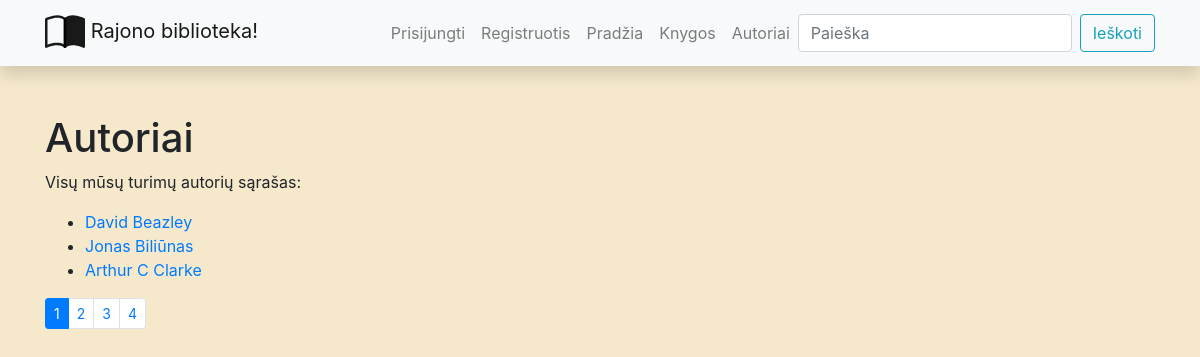
The app's page /library/authors/, older data.
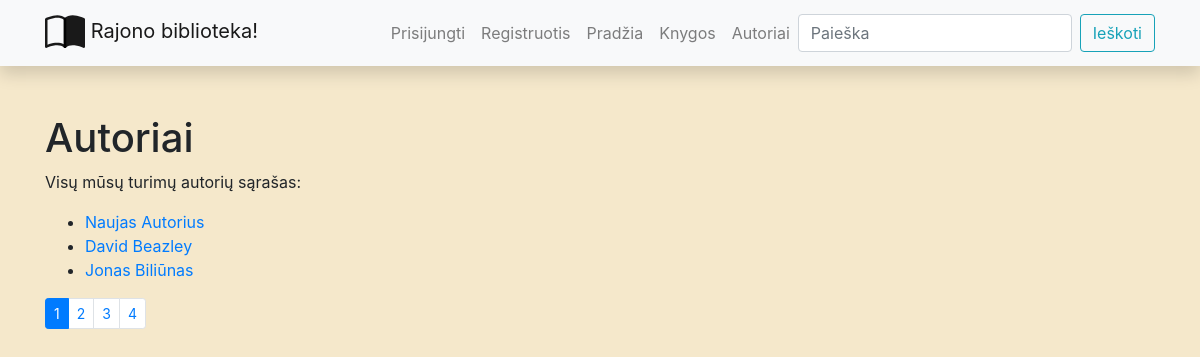
The same page, newer data.
### library/models.py (models this page shows, shortened)
class Author(models.Model):
    first_name = models.CharField('Vardas', max_length=50)
    last_name = models.CharField('Pavardė', max_length=50)
    description = HTMLField()
    class Meta:
        ordering = ('last_name', 'first_name')

### library/views.py (the view)
# urls.py: path('authors/', views.get_authors, name='authors-all'),
def get_authors(request):
    authors = Author.objects.all()
    paginator = Paginator(authors, 3)
    page_number = request.GET.get('page')
    paged_authors = paginator.get_page(page_number)
    context = {'authors': paged_authors}
    return render(request, 'authors.html', context=context)

### library/templates/authors.html
{% extends 'base.html' %}
{% block content %}
<h1>Autoriai</h1>
<p>Visų mūsų turimų autorių sąrašas:</p>
<ul>
    {% for author_obj in authors %}
        <li>
            <a href="{% url 'author-one' author_obj.id %}">
            {{ author_obj.first_name }} {{ author_obj.last_name }}</a>
        </li>
    {% endfor %}
</ul>
{% if authors.has_other_pages %}
    <ul class="pagination pagination-sm">
        {% for nr in authors.paginator.page_range %}
            {% if authors.number == nr %}
                <li class="page-item active">
                    <a class="page-link">{{ nr }}</a>
                </li>
            {% else %}
            <li class="page-item">
                <a class="page-link" href="?page={{ nr }}">{{ nr }}</a>
            </li>
            {% endif %}
        {% endfor %}
    </ul>
{% endif %}
{% endblock %}

### library/templates/base.html (shortened to what this page needs)
<!DOCTYPE html>
<html lang="en">
  <head>
    <link
      rel="stylesheet"
      href="https://stackpath.bootstrapcdn.com/bootstrap/4.1.3/css/bootstrap.min.css"
    />
    <link
      rel="stylesheet"
      href="https://cdnjs.cloudflare.com/ajax/libs/font-awesome/4.7.0/css/font-awesome.min.css"
    />
    {% load static %}
    <link rel="stylesheet" href="{% static 'css/styles.css' %}" />
  </head>
  <body>
    <nav
      class="navbar navbar-expand-lg navbar-light bg-light static-top mb-5 shadow"
    >
      <div class="container">
        <a class="navbar-brand" href="{% url 'index_nm' %}">
          Rajono biblioteka!</a
        >
        <div class="collapse navbar-collapse" id="navbarResponsive">
          <ul class="navbar-nav ml-auto">
          {% if user.is_authenticated %}
            <li class="nav-item">
              <a class="nav-link" href="{% url 'user-profile' %}">
                 <svg class="bi bi-person"
                         width="1.5em"
                         height="1.5em"
                         viewBox="0 0 16 16"
                         fill="currentColor"
                         xmlns="http://www.w3.org/2000/svg">
                        <path fill-rule="evenodd" d="M13 14s1 0 1-1-1-4-6-4-6 3-6 4 1 1 1
                            1h10zm-9.995-.944v-.002.002zM3.022 13h9.956a.274.274 0 00.014-.002l.008-.002c-.001-.246-.154-.986-.832-1.664C11.516 10.68 10.289 10 8 10c-2.29 0-3.516.68-4.168
                            1.332-.678.678-.83 1.418-.832 1.664a1.05 1.05 0 00.022.004zm9.974.056v-.002.002zM8
                            7a2 2 0 100-4 2 2 0 000 4zm3-2a3 3 0 11-6 0 3 3 0 016 0z" clip-rule="evenodd"/>
                 </svg>
                 {{ user.username }}</a>
            </li>
            <li class="nav-item">
              <a class="nav-link" href="{% url 'my-books' %}">Mano knygos</a>
            </li>
            <li class="nav-item">
              <a class="nav-link" href="{% url 'my-borrowed-new' %}">Naujas egz</a>
            </li>
            <li class="nav-item">
              <a class="nav-link" href="{% url 'logout' %}">Atsijungti</a>
            </li>
          {% else %}
            <li class="nav-item">
              <a class="nav-link" href="{% url 'login' %}?next={{ request.path }}">Prisijungti</a>
            </li>
            <li class="nav-item">
              <a class="nav-link" href="{% url 'register' %}?next={{ request.path }}">Registruotis</a>
            </li>
          {% endif %}
            <li class="nav-item">
              <a class="nav-link" href="{% url 'index_nm' %}">Pradžia</a>
            </li>
            <li class="nav-item">
              <a class="nav-link" href="{% url 'books-all' %}">Knygos</a>
            </li>
            <li class="nav-item">
              <a class="nav-link" href="{% url 'authors-all' %}">Autoriai</a>
            </li>
          </ul>
          <form
            class="form-inline my-2 my-lg-0"
            action="{% url 'search_nm' %}"
            method="get"
          >
            <input
              class="form-control mr-sm-2"
              type="search"
              placeholder="Paieška"
              aria-label="Search"
              name="search_text"
            />
            <button class="btn btn-outline-info my-2 my-sm-0" type="submit">
              Ieškoti
            </button>
          </form>
        </div>
      </div>
    </nav>
    <div class="container">{% block content %}{% endblock %}</div>
  </body>
</html>

### library/static/css/styles.css (style rules this page uses)
body { background-color: #f5e8cb; }

Row changes from the older to the newer data that the page shows:
no longer on this page (row unchanged): Author: first_name "Arthur C", last_name "Clarke"
added Author: first_name "Naujas", last_name "Autorius"
